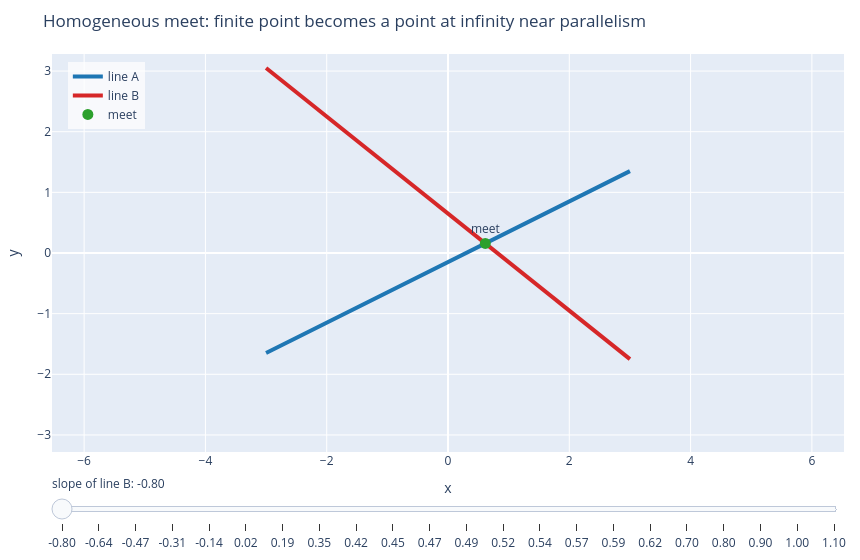

Notebook source saved alongside this figure:
### Markdown cell above
## Interactive visual: offset line meet

This second slider uses homogeneous coordinates in the plane. As the moving line becomes nearly parallel to the fixed line, the affine intersection runs away. Homogeneous coordinates still return a finite projective object; the last coordinate tells us whether the affine point is finite.

### Code cell
affine_fig = affine_line_slider_figure()
affine_path = save_plotly_html(
    affine_fig,
    ARTIFACT_TOPIC,
    "interactive",
    "homogeneous-line-meet.html",
    root=ARTIFACT_ROOT,
    include_plotlyjs=True,
)
print(f"saved {affine_path}")
display(affine_fig)

### Figure 1 — Plotly figure (JSON) as saved in the notebook; plotly's stock layout.template omitted (floating-point values rounded to 4 significant figures; data arrays with more than 128 entries replaced by an {"elided": "..."} marker saying what was removed)
{"data": [{"line": {"color": "#1f77b4", "width": 4}, "mode": "lines", "name": "line A", "type": "scatter", "x": {"elided": "200 float values"}, "y": {"elided": "200 float values"}}, {"line": {"color": "#d62728", "width": 4}, "mode": "lines", "name": "line B", "type": "scatter", "x": {"elided": "200 float values"}, "y": {"elided": "200 float values"}}, {"marker": {"color": "#2ca02c", "size": 11}, "mode": "markers+text", "name": "meet", "text": ["meet"], "textposition": "top center", "type": "scatter", "x": [0.6154], "y": [0.1577]}], "layout": {"height": 560, "legend": {"bgcolor": "rgba(255,255,255,0.72)", "x": 0.02, "y": 0.98}, "margin": {"b": 36, "l": 42, "r": 16, "t": 54}, "sliders": [{"active": 0, "currentvalue": {"prefix": "slope of line B: "}, "steps": [{"args": [["-0.800"], {"frame": {"duration": 0, "redraw": true}, "mode": "immediate"}], "label": "-0.80", "method": "animate"}, {"args": [["-0.636"], {"frame": {"duration": 0, "redraw": true}, "mode": "immediate"}], "label": "-0.64", "method": "animate"}, {"args": [["-0.471"], {"frame": {"duration": 0, "redraw": true}, "mode": "immediate"}], "label": "-0.47", "method": "animate"}, {"args": [["-0.307"], {"frame": {"duration": 0, "redraw": true}, "mode": "immediate"}], "label": "-0.31", "method": "animate"}, {"args": [["-0.143"], {"frame": {"duration": 0, "redraw": true}, "mode": "immediate"}], "label": "-0.14", "method": "animate"}, {"args": [["0.021"], {"frame": {"duration": 0, "redraw": true}, "mode": "immediate"}], "label": "0.02", "method": "animate"}, {"args": [["0.186"], {"frame": {"duration": 0, "redraw": true}, "mode": "immediate"}], "label": "0.19", "method": "animate"}, {"args": [["0.350"], {"frame": {"duration": 0, "redraw": true}, "mode": "immediate"}], "label": "0.35", "method": "animate"}, {"args": [["0.420"], {"frame": {"duration": 0, "redraw": true}, "mode": "immediate"}], "label": "0.42", "method": "animate"}, {"args": [["0.445"], {"frame": {"duration": 0, "redraw": true}, "mode": "immediate"}], "label": "0.45", "method": "animate"}, {"args": [["0.470"], {"frame": {"duration": 0, "redraw": true}, "mode": "immediate"}], "label": "0.47", "method": "animate"}, {"args": [["0.495"], {"frame": {"duration": 0, "redraw": true}, "mode": "immediate"}], "label": "0.49", "method": "animate"}, {"args": [["0.520"], {"frame": {"duration": 0, "redraw": true}, "mode": "immediate"}], "label": "0.52", "method": "animate"}, {"args": [["0.545"], {"frame": {"duration": 0, "redraw": true}, "mode": "immediate"}], "label": "0.54", "method": "animate"}, {"args": [["0.570"], {"frame": {"duration": 0, "redraw": true}, "mode": "immediate"}], "label": "0.57", "method": "animate"}, {"args": [["0.595"], {"frame": {"duration": 0, "redraw": true}, "mode": "immediate"}], "label": "0.59", "method": "animate"}, {"args": [["0.620"], {"frame": {"duration": 0, "redraw": true}, "mode": "immediate"}], "label": "0.62", "method": "animate"}, {"args": [["0.700"], {"frame": {"duration": 0, "redraw": true}, "mode": "immediate"}], "label": "0.70", "method": "animate"}, {"args": [["0.800"], {"frame": {"duration": 0, "redraw": true}, "mode": "immediate"}], "label": "0.80", "method": "animate"}, {"args": [["0.900"], {"frame": {"duration": 0, "redraw": true}, "mode": "immediate"}], "label": "0.90", "method": "animate"}, {"args": [["1.000"], {"frame": {"duration": 0, "redraw": true}, "mode": "immediate"}], "label": "1.00", "method": "animate"}, {"args": [["1.100"], {"frame": {"duration": 0, "redraw": true}, "mode": "immediate"}], "label": "1.10", "method": "animate"}]}], "title": {"text": "Homogeneous meet: finite point becomes a point at infinity near parallelism"}, "width": 860, "xaxis": {"range": [-3.2, 3.2], "title": {"text": "x"}}, "yaxis": {"range": [-3.2, 3.2], "scaleanchor": "x", "scaleratio": 1, "title": {"text": "y"}}}}
